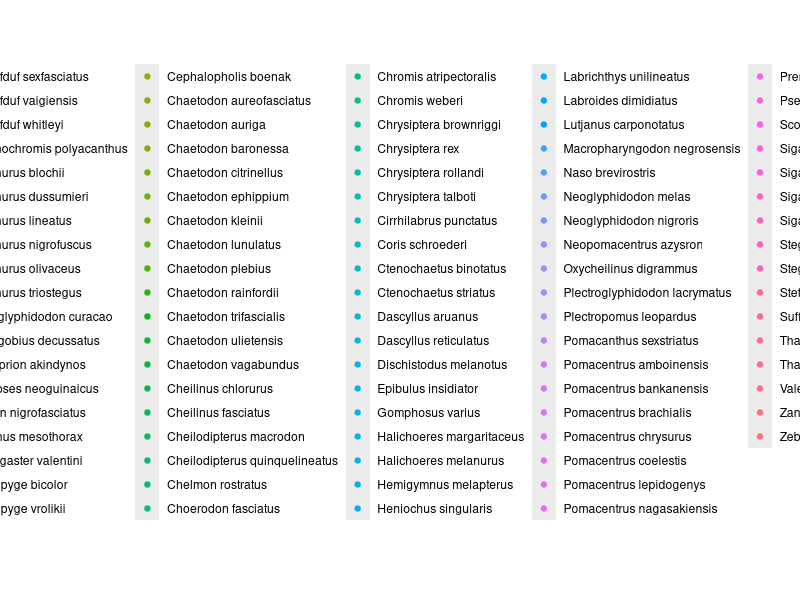

The R script that drew this image: (Note: this script raises an error after producing the figure.)
library(tidyverse)

data <- read_csv("data/data_fulton_2007.csv") %>%
  mutate(Ucrit_tls = Ucrit_cms/Length_cm) 

speedmax <- data.frame(
  species = c("Zebrasoma scopas", "Naso lituratus", 
              "Ctenochaetus striatus", "Chaetodon ornatissimus",
              "Cephalopholis argus", "Odonus niger"),
  Ucrit_tls = c(
    mean(data[data$Species == "Zebrasoma scopas", "Ucrit_tls"]),
    mean(data[data$Genus == "Naso", "Ucrit_tls"]),
    mean(data[data$Species == "Ctenochaetus striatus", "Ucrit_tls"]),
    mean(data[data$Species == "Chaetodon lunulatus", "Ucrit_tls"]),
    mean(data[data$Genus == "Cephalopholis", "Ucrit_tls"]),
    6.41))
    
ggplot(data) +
  geom_point(aes(x = Length_cm, y = Ucrit_tls, color = Species))


fit <- brm(Ucrit_cms ~ Length_cm + (1|Species), data = data, backend = "cmdstanr", threads = threading(4))
summary(fit)

nd <- speedmax <- data.frame(
  Species = rep(c("Zebrasoma scopas", "Naso brevirostris", 
              "Ctenochaetus striatus", "Chaetodon lunulatus",
              "Cephalopholis boenak"), each = 20),
  Length_cm = rep(6:25, 5))

pred <- fitted(fit, newdata = nd)  

pred <- cbind(nd, pred)

ggplot(pred) +
  geom_point(aes(x = Length_cm, y = Estimate, color = Species)) +
  geom_abline(slope = 1.77, intercept = 39.5)
  

loadd(mod_speed)

max <- cbind(mod_speed$data, residuals(mod_speed)) %>%
  arrange(desc(Estimate)) %>% 
  dplyr::group_by(Species) %>%
  slice(1:3) %>%
  dplyr::summarize(max = mean(Estimate))



                 